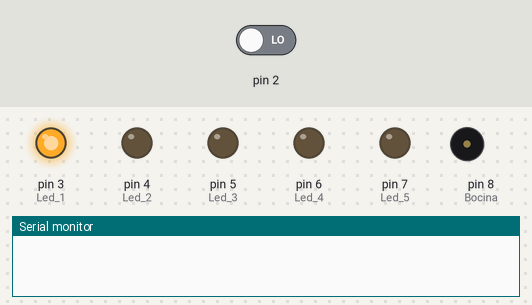
Recording of a sketch running on a simulated Arduino Uno, built with avr-gcc and run on an emulated ATmega328P. Shown: output pins drawn as LEDs (lit = HIGH), buzzer (waves = sounding, pin HIGH), the last lines printed to the serial monitor. Inputs (shaded band) come from the test bench; at power-on: pin 2 LOW.

Above: at 0.15 s.
At 1.35 s:
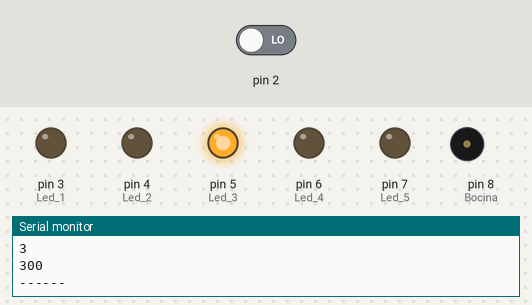
At 1.95 s:
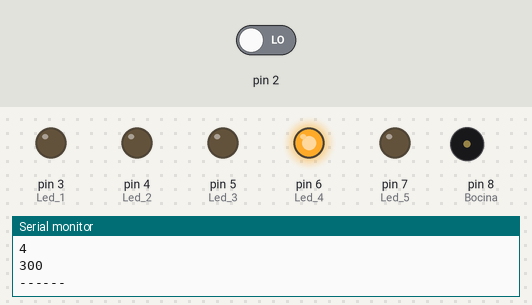
At 3.45 s:
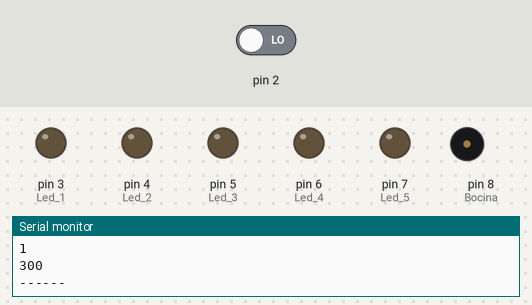
At 5.55 s:
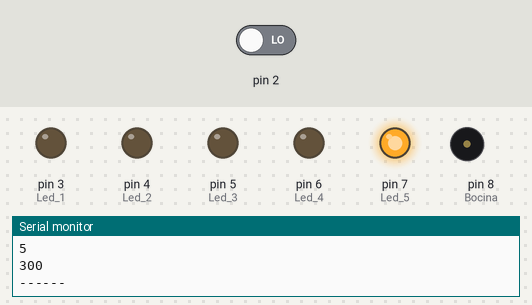
At 6.75 s:
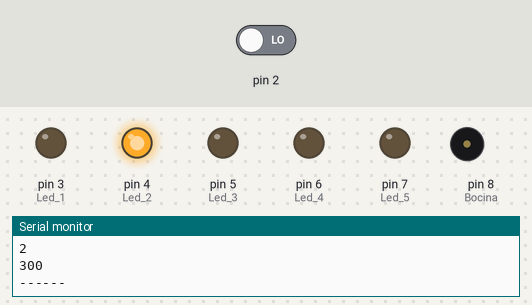
Timing chart, 0 to 7.0 s (numbered marks = the images above):
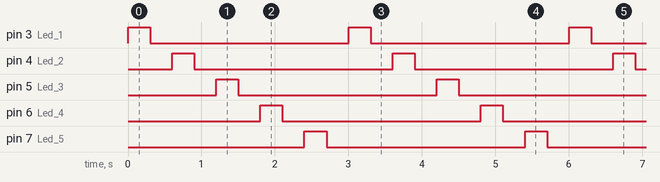

The sketch:

Experimento_9.ino
```cpp
// C++ code
//

int Led_1 = 3;
int Led_2 = 4;
int Led_3 = 5;
int Led_4 = 6;
int Led_5 = 7;

int estado = 1;
int tmax = 300;
int tmin = 200;
int tresta = 50;
int tbocina = 3000;

volatile int tiempo = 300;
volatile int aux = 0;

int Bocina = 8;

void setup()
{
  Serial.begin(9600);
  pinMode(Led_1, OUTPUT);
  pinMode(Led_2, OUTPUT);
  pinMode(Led_3, OUTPUT);
  pinMode(Led_4, OUTPUT);
  pinMode(Led_5, OUTPUT);
  pinMode(Bocina, OUTPUT);

  attachInterrupt(digitalPinToInterrupt(2), Pulsante, RISING);
}

void loop()
{
  switch (estado) {
    case 1:
      digitalWrite(Led_1, HIGH);
      delay(tiempo);
      digitalWrite(Led_1, LOW);
      delay(tiempo);
      estado = 2;
      break;
    case 2:
      digitalWrite(Led_2, HIGH);
      delay(tiempo);
      digitalWrite(Led_2, LOW);
      delay(tiempo);
      estado = 3;
      break;
    case 3:
      digitalWrite(Led_3, HIGH);
      delay(tiempo);
      digitalWrite(Led_3, LOW);
      delay(tiempo);
      estado = 4;
      break;
    case 4:
      digitalWrite(Led_4, HIGH);
      delay(tiempo);
      digitalWrite(Led_4, LOW);
      delay(tiempo);
      estado = 5;
      break;
    case 5:
      digitalWrite(Led_5, HIGH);
      delay(tiempo);
      digitalWrite(Led_5, LOW);
      delay(tiempo);
      estado = 1;
      break;
    case 6:
      digitalWrite(Bocina, HIGH);
      delay(tbocina);
      digitalWrite(Bocina, LOW);
      estado = 1;
      tiempo = tmax;
      aux = 0;
      break;
  }

  if (aux != 0) {
    estado = 6;
  }

  Serial.println(estado);
  Serial.println(tiempo);
  Serial.println("------");

}

void Pulsante () {

  if (estado == 1 ) {
    tiempo = tiempo - tresta;
    if (tiempo == tmin) {
      aux = 1;
    }
  } else {
    tiempo = tmax;
  }

}
```

Measured:
- by itself, pin 3 (Led_1), pin 4 (Led_2), pin 5 (Led_3), pin 6 (Led_4), pin 7 (Led_5): alternates HIGH for 0.30 s and LOW for 2.7 s
- by itself, everything shown: repeats every 3.0 s, in 10 steps
